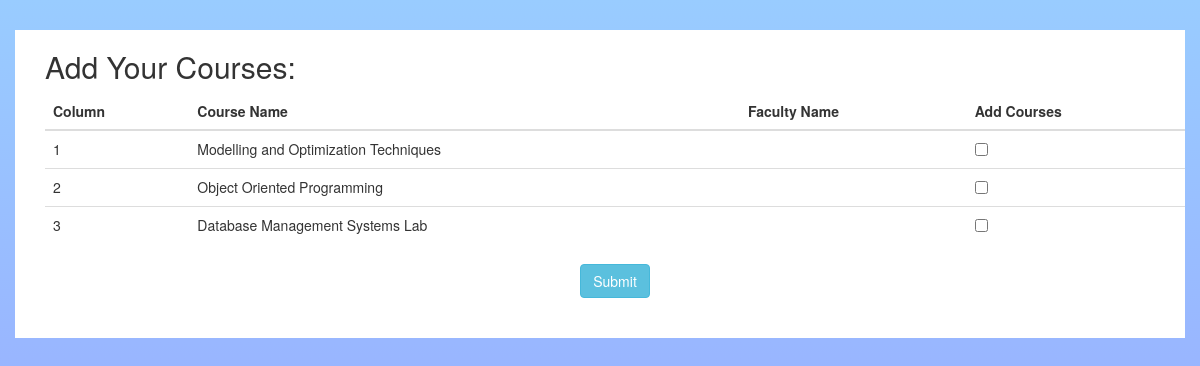
Page /studentRegister/7 on the earlier database version.
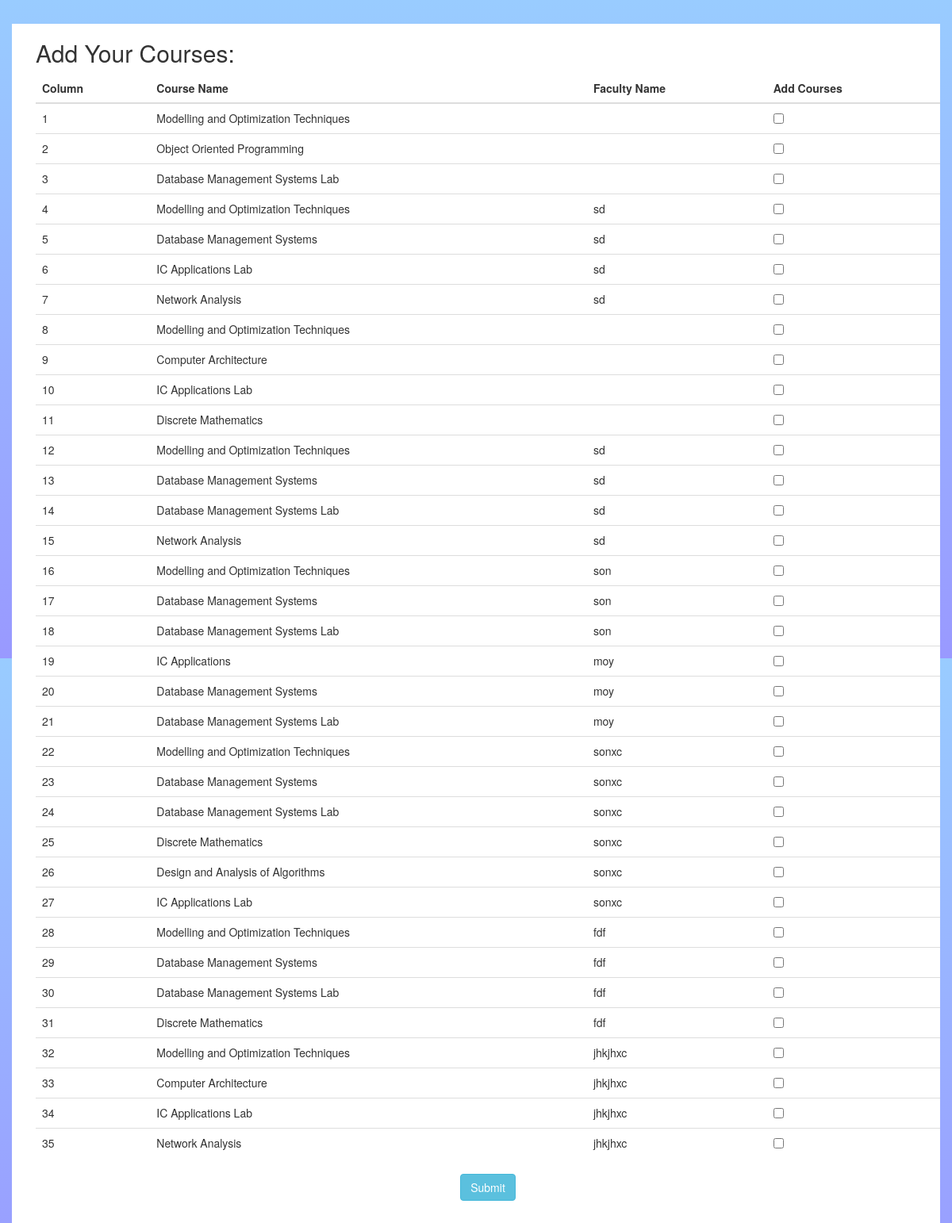
Same page on the later database version.
### faculty/models.py (models this page shows)
class faculty(models.Model):
	fusername=models.CharField(max_length=30,default="00s00")
	fname=models.CharField(max_length=30)
	fmail=models.EmailField()
	fpass=models.CharField(max_length=15)

### courses/models.py (models this page shows, shortened)
class course(models.Model):
	cid=models.CharField(max_length=10)
	cname=models.CharField(max_length=40)
	cdept=models.CharField(max_length=30)

### student/views.py (the view)
# urls.py: path('studentRegister/<sid>',views.view_courses_student,name="studentcourse"),
def view_courses_student(request,sid):
    allcourse=faculty_courses.objects.all()
    count=[]
    fac_detail=[]
    course_detail=[]
    for i in allcourse:
        try:
            count.append(len(count)+1)
            fac_detail.append(faculty.objects.get(fusername=i.fusername))
            course_detail.append(course.objects.get(cid=i.cid))
        except:
            z=3
    if request.method=='POST':
        checklist= request.POST.getlist('checks[]')
        for c in checklist:
            ci=int(c)
            sc=student_courses(fusername=fac_detail[ci-1].fusername,cid=course_detail[ci-1].cid,sid=sid)
            sc.save()
        return redirect('studentLogin')
    else:
        zip_data=zip(count,fac_detail,course_detail)
        return render(request,'view_courses.html',{'zip':zip_data})

### student/templates/view_courses.html (shortened to what this page needs)
{% extends "base.html" %}
{% load static %}
{% block body %}
<div class="container" style="background-color: white; margin-top: 30px;">
<div class="container">
	{% if zip %}
  <h2>Add Your Courses:</h2>
  <form method='POST'>
  <table class="table">
    <thead>
      <tr>
        <th>Column</th>
        <th>Course Name</th>
        <th>Faculty Name</th>
        <th>Add Courses</th>
      </tr>
    </thead>
    <tbody>
      {% for cnt,i,j in zip %}
      <tr>
        <td>{{ cnt }}</td>
        <td>{{j.cname}}</td>
        <td>{{i.fname}}</td>
        <td>
              <div class="custom-control custom-checkbox">
                  <input type="checkbox" class="custom-control-input" name ="checks[]" value="{{cnt}}" id="customCheck1" >
              </div>
        </td>
      </tr>
		{% endfor %}
    </tbody>
  </table>
  <input type="submit" class="btn btn-info center-block" value="Submit">
  <br>
  <br>
  </form>
</div>
{% else %}
		<p> unable to print courses</p>
	{% endif %}
{% endblock %}

### faculty/templates/base.html (shortened to what this page needs)
<!DOCTYPE html>
{% load static %}
<html>
<head>
    <link rel="stylesheet" href="https://maxcdn.bootstrapcdn.com/bootstrap/3.4.1/css/bootstrap.min.css">
    <link rel ="stylesheet" href="{% static 'style.css' %}">
</head>
<body>
{% block body %}
{% endblock %}
</body>
</html>

### faculty/templates/base.html (style rules this page uses)
body { height: 100vh; background: linear-gradient(#99ccff, #9999ff); }

Differences in the rows shown:
added faculty: cnt "4", cname "Modelling and Optimization Techniques", fname "sd", cnt "5", cname "Database Management Systems", cnt "6", cname "IC Applications Lab", cnt "7", cname "Network Analysis"
added faculty: cnt "8", cname "Modelling and Optimization Techniques", cnt "9", cname "Computer Architecture", cnt "10", cname "IC Applications Lab", cnt "11", cname "Discrete Mathematics"
added faculty: cnt "12", cname "Modelling and Optimization Techniques", fname "sd", cnt "13", cname "Database Management Systems", cnt "14", cname "Database Management Systems Lab", cnt "15", cname "Network Analysis"
added faculty: cnt "16", cname "Modelling and Optimization Techniques", fname "son", cnt "17", cname "Database Management Systems", cnt "18", cname "Database Management Systems Lab"
added faculty: cnt "19", cname "IC Applications", fname "moy", cnt "20", cname "Database Management Systems", cnt "21", cname "Database Management Systems Lab"
added faculty: cnt "22", cname "Modelling and Optimization Techniques", fname "sonxc", cnt "23", cname "Database Management Systems", cnt "24", cname "Database Management Systems Lab", cnt "25", cname "Discrete Mathematics", cnt "26", cname "Design and Analysis of Algorithms", cnt "27", cname "IC Applications Lab"
added faculty: cnt "28", cname "Modelling and Optimization Techniques", fname "fdf", cnt "29", cname "Database Management Systems", cnt "30", cname "Database Management Systems Lab", cnt "31", cname "Discrete Mathematics"
added faculty: cnt "32", cname "Modelling and Optimization Techniques", fname "jhkjhxc", cnt "33", cname "Computer Architecture", cnt "34", cname "IC Applications Lab", cnt "35", cname "Network Analysis"
